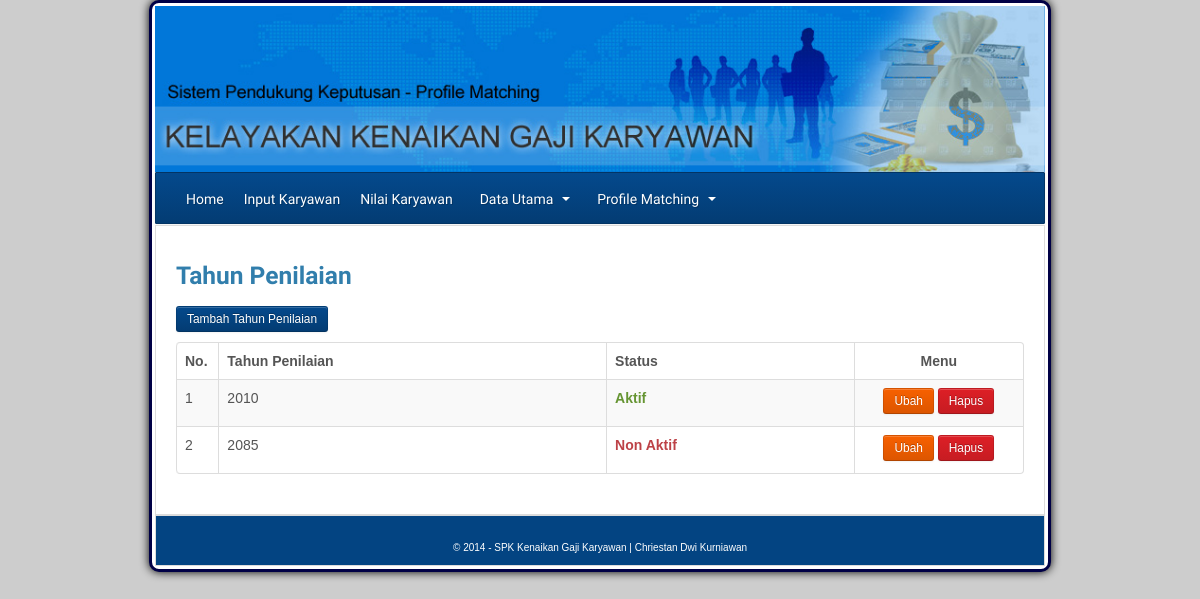
Screenshot of /?menu=tahun with the database file from the repository.
### tables this page shows
CREATE TABLE `tbl_tahun` (
  `id_tahun` varchar(6) NOT NULL,
  `tahun` varchar(10) NOT NULL,
  `status` int(2) NOT NULL
);

### data_tahun.php (the view, shortened to what this page needs)
<h3> Tahun Penilaian </h3>
<a href="?menu=tambahtahun"><span class="btn btn-inverse btn-small fa fa-plus">   Tambah Tahun Penilaian</span></a></p>
	<table align="center" class="table table-striped table-bordered table-highlight">
    <thead>
      <tr>
        <th width="5%"  >No.</th>
        <th >Tahun Penilaian</th>
         <th >Status</th>
        <th width="20%" style="text-align:center;">Menu</th>
        </tr>
    </thead>
   <tbody>
<?php
  $s="select * from `tbl_tahun` order by `id_tahun` asc";
  $q=mysql_query($s);
  $jum=mysql_num_rows($q);
		if($jum > 0){
			$batas   = 10;
			$page = $_GET['page'];
			if(empty($page)){$posawal  = 0;$page = 1;}
			else{$posawal = ($page-1) * $batas;}
			$s2 = $s." LIMIT $posawal,$batas";
			$q2  = mysql_query($s2);
			$no = $posawal+1;
			while($d=mysql_fetch_array($q2)){
				$id_tahun = $d["id_tahun"];
				$tahun_penilaian=$d["tahun"];
				$status=$d["status"];
				if($status==0){ $terpilih="<strong><p class='text-error'>Non Aktif</p></strong>";}
				else{ $terpilih="<strong><p class='text-success'>Aktif</p></strong>";}
				echo"<tr>
					<td>$no</td>
					<td>$tahun_penilaian</td>
					<td>$terpilih</td>
					<td><center>
					<a href='?menu=edittahun&id=$id_tahun'>
					<span class='btn btn-warning btn-small fa fa-edit' >  Ubah</span></a>
					<a href='?menu=tahun&pro=hapus&id=$id_tahun'
					onClick='return confirm(\"Apakah anda yakin untuk menghapus data ini?\")'>
					<span class='btn btn-danger btn-small fa fa-times' >  Hapus</span></a>
					</td></center>
				</tr>";
			$no++;
			}
		}
		else{echo"<tr><td colspan='6'><center><B>Tahun Penilaian Belum Terisi</B></center></td></tr>";}
?>
</tbody>
</table>

### css/style.css (style rules this page uses)
body { background:#CDCDCD; margin-bottom:10px; font-family:Arial, Helvetica, sans-serif; }

### rows the page displays
tbl_tahun: tahun "2010", status "Aktif"
tbl_tahun: tahun "2085", status "Non Aktif"
